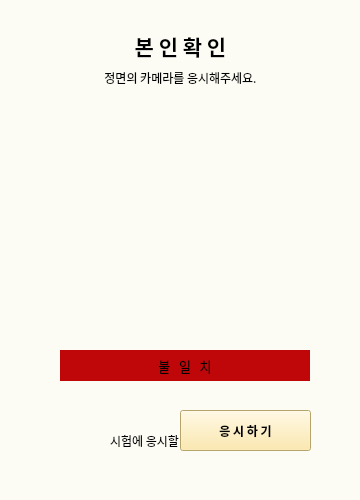
<?xml version="1.0" encoding="UTF-8"?>
<ui version="4.0">
 <class>MainWindow</class>
 <widget class="QMainWindow" name="MainWindow">
  <property name="geometry">
   <rect>
    <x>0</x>
    <y>0</y>
    <width>360</width>
    <height>500</height>
   </rect>
  </property>
  <property name="minimumSize">
   <size>
    <width>360</width>
    <height>480</height>
   </size>
  </property>
  <property name="mouseTracking">
   <bool>false</bool>
  </property>
  <property name="windowTitle">
   <string>WatchU</string>
  </property>
  <property name="autoFillBackground">
   <bool>false</bool>
  </property>
  <property name="styleSheet">
   <string notr="true">background-color:rgb(252, 252, 244)</string>
  </property>
  <widget class="QWidget" name="centralwidget">
   <property name="minimumSize">
    <size>
     <width>360</width>
     <height>480</height>
    </size>
   </property>
   <widget class="QPushButton" name="startButton">
    <property name="geometry">
     <rect>
      <x>180</x>
      <y>410</y>
      <width>131</width>
      <height>41</height>
     </rect>
    </property>
    <property name="font">
     <font>
      <family>나눔스퀘어라운드 Bold</family>
      <weight>75</weight>
      <bold>true</bold>
     </font>
    </property>
    <property name="accessibleName">
     <string>startButton</string>
    </property>
    <property name="styleSheet">
     <string notr="true">background-color:rgb(255, 230, 153)</string>
    </property>
    <property name="text">
     <string>응 시 하 기</string>
    </property>
    <property name="autoDefault">
     <bool>true</bool>
    </property>
    <property name="flat">
     <bool>false</bool>
    </property>
   </widget>
   <widget class="QLabel" name="img_frame">
    <property name="geometry">
     <rect>
      <x>60</x>
      <y>100</y>
      <width>250</width>
      <height>281</height>
     </rect>
    </property>
    <property name="text">
     <string/>
    </property>
    <property name="alignment">
     <set>Qt::AlignCenter</set>
    </property>
   </widget>
   <widget class="QLabel" name="warning_msg">
    <property name="geometry">
     <rect>
      <x>110</x>
      <y>420</y>
      <width>201</width>
      <height>41</height>
     </rect>
    </property>
    <property name="font">
     <font>
      <family>나눔스퀘어</family>
     </font>
    </property>
    <property name="text">
     <string>시험에 응시할 수 없습니다.</string>
    </property>
   </widget>
   <widget class="QLabel" name="recog_title">
    <property name="geometry">
     <rect>
      <x>120</x>
      <y>30</y>
      <width>121</width>
      <height>31</height>
     </rect>
    </property>
    <property name="font">
     <font>
      <family>나눔스퀘어 Bold</family>
      <pointsize>16</pointsize>
      <weight>75</weight>
      <bold>true</bold>
     </font>
    </property>
    <property name="text">
     <string>본 인 확 인</string>
    </property>
    <property name="alignment">
     <set>Qt::AlignCenter</set>
    </property>
   </widget>
   <widget class="QLabel" name="notice">
    <property name="geometry">
     <rect>
      <x>80</x>
      <y>70</y>
      <width>201</width>
      <height>16</height>
     </rect>
    </property>
    <property name="font">
     <font>
      <family>나눔스퀘어 Light</family>
     </font>
    </property>
    <property name="text">
     <string>정면의 카메라를 응시해주세요.</string>
    </property>
    <property name="alignment">
     <set>Qt::AlignCenter</set>
    </property>
   </widget>
   <widget class="QLabel" name="match_true">
    <property name="geometry">
     <rect>
      <x>60</x>
      <y>350</y>
      <width>250</width>
      <height>31</height>
     </rect>
    </property>
    <property name="font">
     <font>
      <family>나눔스퀘어</family>
      <pointsize>10</pointsize>
     </font>
    </property>
    <property name="styleSheet">
     <string notr="true">background-color:rgb(1, 218, 1)</string>
    </property>
    <property name="text">
     <string>일        치</string>
    </property>
    <property name="alignment">
     <set>Qt::AlignCenter</set>
    </property>
    <property name="indent">
     <number>4</number>
    </property>
   </widget>
   <widget class="QLabel" name="match_false">
    <property name="geometry">
     <rect>
      <x>60</x>
      <y>350</y>
      <width>250</width>
      <height>31</height>
     </rect>
    </property>
    <property name="font">
     <font>
      <family>나눔스퀘어</family>
      <pointsize>10</pointsize>
     </font>
    </property>
    <property name="styleSheet">
     <string notr="true">background-color:rgb(191, 6, 9)</string>
    </property>
    <property name="text">
     <string>불   일   치</string>
    </property>
    <property name="alignment">
     <set>Qt::AlignCenter</set>
    </property>
    <property name="indent">
     <number>4</number>
    </property>
   </widget>
   <zorder>warning_msg</zorder>
   <zorder>startButton</zorder>
   <zorder>img_frame</zorder>
   <zorder>recog_title</zorder>
   <zorder>notice</zorder>
   <zorder>match_true</zorder>
   <zorder>match_false</zorder>
  </widget>
  <widget class="QStatusBar" name="statusbar"/>
 </widget>
 <resources/>
 <connections/>
</ui>
